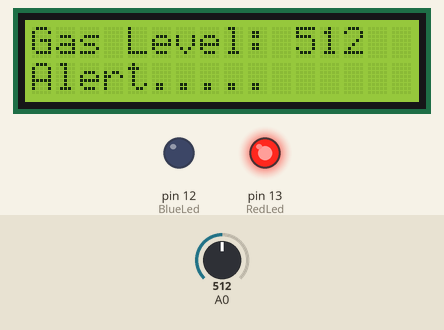
The sketch below on a simulated Arduino Uno, built with avr-gcc and run on an emulated ATmega328P. Shown: 16×2 character LCD, output pins drawn as LEDs (lit = HIGH). The inputs (shaded band) are chosen by the test bench; at power-on: A0 = 512. What the sketch prints to the serial monitor is not drawn.

Above: at 2.6 s.
2.7 s: A0 set to 408
At 15.2 s:
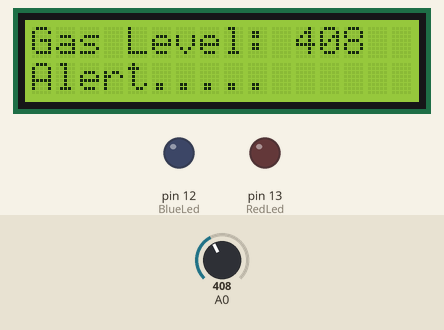
15.5 s: A0 set to 385
At 16.9 s:
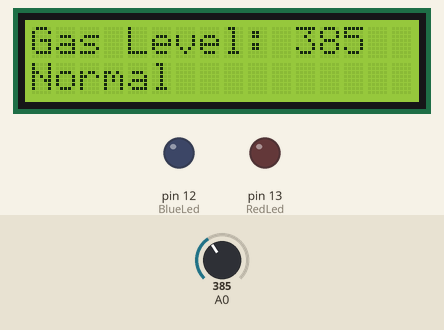
23.5 s: A0 set to 410
At 30.2 s:
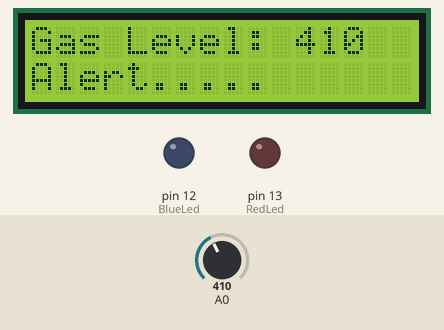
Timing chart, 0 to 37.4 s (numbered marks = the images above; inputs shaded):
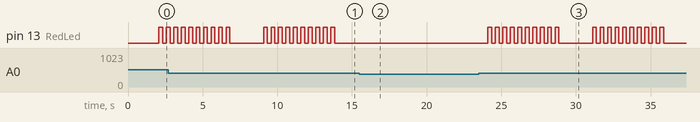

The sketch:

alchohol_detect.ino
```cpp
#include <LiquidCrystal.h>
LiquidCrystal lcd(2, 3, 4, 5, 6, 7); // Creates an LC object. Parameters: (rs, enable, d4, d5, d6, d7)

int RedLed = 13;
int BlueLed = 12;

int value;

void setup()
{
  lcd.begin(16,2); // Initializes the interface to the LCD screen, and specifies the dimensions (width and height) of the display }
  Serial.begin(9600);
  pinMode(RedLed,OUTPUT);
  pinMode(BlueLed,OUTPUT);
}
void loop()
{
  delay(2000);
  digitalWrite(BlueLed,HIGH);

  value = analogRead(A0);

  lcd.clear();

  lcd.setCursor(0,0);
  lcd.print("Gas Level: ");
  lcd.setCursor(11,0);
  lcd.print(value);

  Serial.println(value);

  if (value > 400){
    digitalWrite(BlueLed,LOW);
    Serial.print ("Alert ");Serial.println(value);

    lcd.setCursor(0,2);
    lcd.print("Alert.....");

    for(int BackLight = 0; BackLight<10; BackLight++){
      lcd.display();
      digitalWrite(RedLed,HIGH);
      delay(250);
      digitalWrite(RedLed,LOW);
      lcd.noDisplay();
      delay(250);
    }
    lcd.display();
  }
  else {
    Serial.print("Normal ");Serial.println(value);

    lcd.setCursor(0,2);
    lcd.print("Normal");
    //digitalWrite(BlueLed,LOW);
  }
  digitalWrite(BlueLed,LOW);

}
```

Measured:
- the behaviour switches between 401 and 400 on A0 (found by bisection; images 1 and 2)
- after the input at 2.7 s, the display: first differs from a run without the input after 6.4 s (image 1)
- after the input at 15.5 s, pin 13 (RedLed): stops changing and stays LOW; the display: changes after 0.59 s (image 2)
- after the input at 23.5 s, pin 13 (RedLed): goes 9 × (HIGH 0.25 s, LOW 0.25 s), HIGH 0.25 s, LOW 2.3 s, 9 × (HIGH 0.25 s, LOW 0.25 s), HIGH 0.25 s, then LOW, starting after 0.61 s; the display: changes after 0.61 s (image 3)
